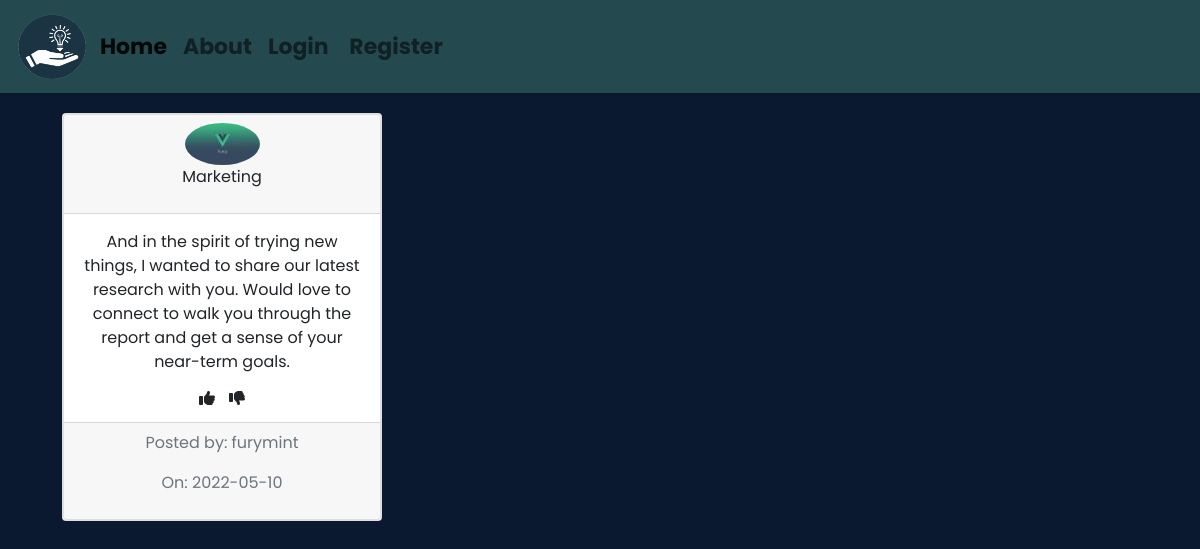
The page /pitch/4 on the database its author committed.
### app/models.py (models this page shows, shortened)
class User(db.Model,UserMixin):
    id = db.Column(db.Integer,primary_key=True)
    username =db.Column(db.String(15),unique=True, nullable=False)
    email =db.Column(db.String(100),unique=True, nullable=False)
    avatar =db.Column(db.String(60), nullable=False, default ='default.jpg')
    password =db.Column(db.String(60), nullable=False)
    pitchs = db.relationship('Pitch',backref = 'author', lazy =True)

class Pitch(db.Model):
    id = db.Column(db.Integer,primary_key=True)
    title =db.Column(db.String(100), nullable=False)
    posted = db.Column(db.DateTime,nullable = False, default = datetime.utcnow)
    pitch = db.Column(db.Text, nullable = False)
    user_id = db.Column(db.Integer, db.ForeignKey('user.id'), nullable = False)

### app/routes.py (the view)
@app.route('/pitch/<int:pitch_id>')
def pitched(pitch_id):
    pitch = Pitch.query.get_or_404(pitch_id)
    return render_template('pitched.html', pitch= pitch)

### app/templates/pitched.html (shortened to what this page needs)
{%extends 'base.html' %}
{% block content %}
    <div class="card" style="width: 20rem;" id="cards">
        <div class="card text-center">
            <div class="card-header">
             <img class="rounded-circle" src="{{ url_for('static',filename='profiles/' + pitch.author.avatar) }}" alt="">
            <p>{{pitch.title}}</p>
            </div>
            <div class="card-body">
            <p class="card-text">{{pitch.pitch}}</p>
            <div class="vote">
                <i class="fa-solid fa-thumbs-up"></i>
                <i class="fa-solid fa-thumbs-down"></i>
            </div>
            </div>
            <div class="card-footer text-muted">
            <p>Posted by: {{pitch.author.username}}</p>
            <p>On: {{ pitch.posted.strftime('%Y-%m-%d') }}</p>
            </div>
        </div>
    </div>
{% endblock %}

### app/static/css/style.css (style rules this page uses)
* { box-sizing: border-box; font-family: 'Poppins', sans-serif; text-decoration: none; }
html { scroll-behavior: smooth; }
body { background-color: #0A192F; }
#cards { margin: 20px; }
.vote { display: flex; justify-content: center; gap: 5%; }

### rows shown on the page
User: avatar (picture), author.username "furymint"
Pitch: title "Marketing", pitch "And in the spirit of trying new things, I wanted to share our latest research with you. Would love to connect to walk you through the report and get a sense of your near-term goals.", posted "2022-05-10"
